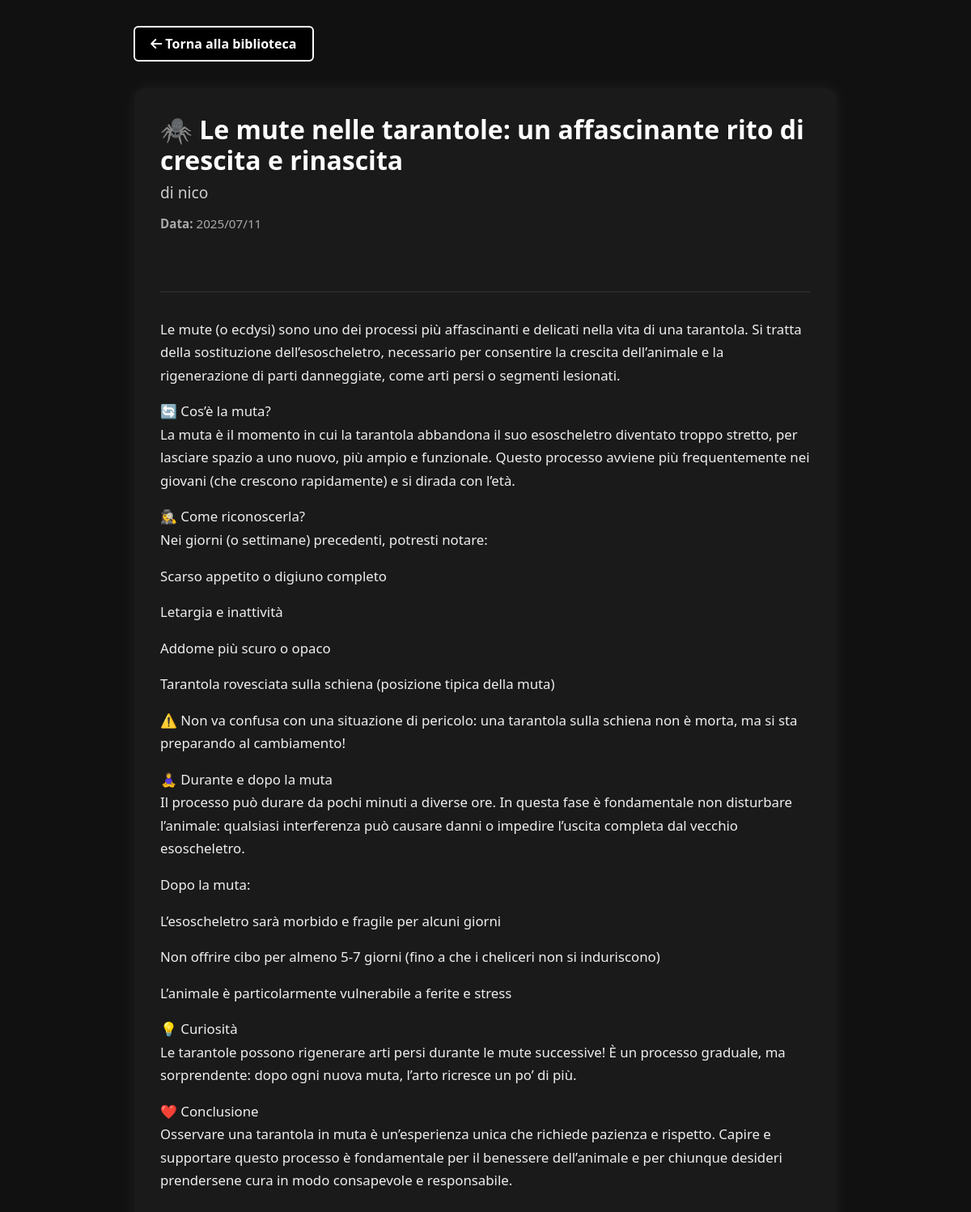
Page /articolo/11/ (signed in) on the earlier database version.
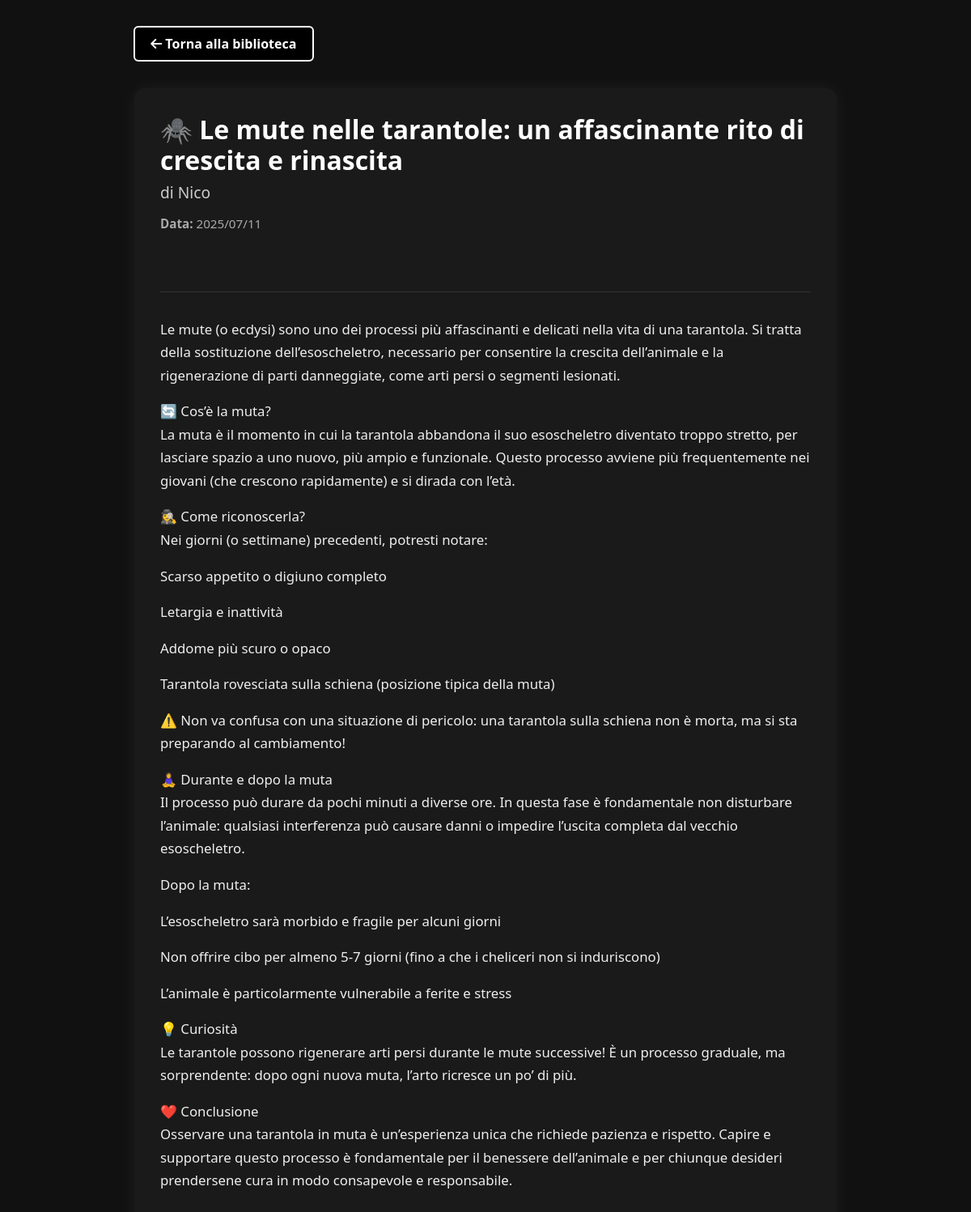
Same page on the later database version.
### My_Spider/models.py (models this page shows)
class Articolo(models.Model):
    id_articolo = models.AutoField(primary_key=True)
    titolo = models.CharField(max_length=200)
    testo = models.TextField()
    data = models.DateField()
    id_utente = models.ForeignKey(utenti, on_delete=models.CASCADE, db_column='id_utente')

class utenti(models.Model):
    id = models.AutoField(primary_key=True)
    username = models.CharField(max_length=20, unique=True)
    email = models.EmailField(unique=True)
    password = models.CharField(max_length=128)
    data_creazione = models.DateTimeField(default=timezone.now)
    livello = models.IntegerField(default=1, validators=[MinValueValidator(1)])

### My_Spider/views.py (the view)
# urls.py: path('articolo/<int:pk>/', views.visualizzazione_articolo, name='visualizzazione_articolo'),
def visualizzazione_articolo(request, pk):
    logged_in = request.session.get('logged_in', False)
    if not logged_in:
        return redirect('login')
    articolo = get_object_or_404(Articolo, pk=pk)
    context = {
        'logged_in': logged_in,
        'username': request.session.get('username', 'Utente'),
        'articolo': articolo
    }
    return render(request, 'visualizzazione_articolo.html', context)

### templates/visualizzazione_articolo.html (shortened to what this page needs)
{% load static %}
<!DOCTYPE html>
<html lang="it">
<head>
    <link rel="stylesheet" href="{% static 'css/bootstrap.min.css' %}">
    <link rel="stylesheet" href="{% static 'css/fontawesome.min.css' %}">
</head>
<body>
    <div class="container">
        <a href="{% url 'biblioteca' %}" class="btn-back"><i class="fas fa-arrow-left"></i> Torna alla biblioteca</a>
        <div class="card">
            <h2>{{ articolo.titolo }}</h2>
            <h4>di {{ articolo.id_utente.username }}</h4>
            <p class="date"><strong>Data:</strong> {{ articolo.data|date:"Y/m/d" }}</p>
            <hr>
            <div class="testo">
                {{ articolo.testo|linebreaks }}
            </div>
        </div>
    </div>
</body>
</html>

Differences in the rows shown:
changed through a linked row, Articolo "🕷️ Le mute nelle tarantole: un affascinante rito di crescita e rinascita": id_utente.username "nico" → "Nico"
